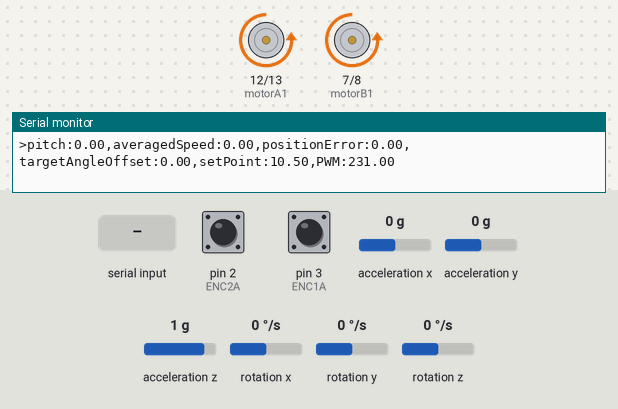
The program below on a simulated Arduino Uno, built with avr-gcc and run on an emulated ATmega328P. Shown: motor-driver pin pairs drawn as motors (green arrow = first pin HIGH = forward, orange = second pin HIGH = backward, longer = more drive, scaled by the enable pin), the last lines printed to the serial monitor. The inputs (shaded band) are chosen by the test bench; at power-on: acceleration y 0 g, acceleration z 1 g, pin 2 (ENC2A) HIGH, pin 3 (ENC1A) HIGH, acceleration x 0 g, rotation x 0 °/s, rotation y 0 °/s, rotation z 0 °/s.

Above: at 1.7 s.
1.8 s: acceleration y set to 0.8 g
At 3.0 s:
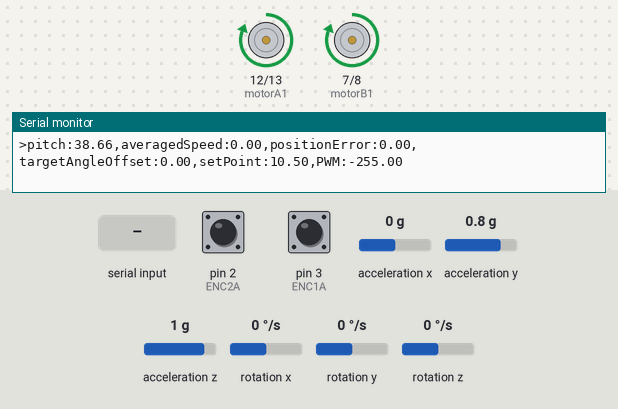
3.3 s: "a\n" received over the second serial link
At 4.0 s:
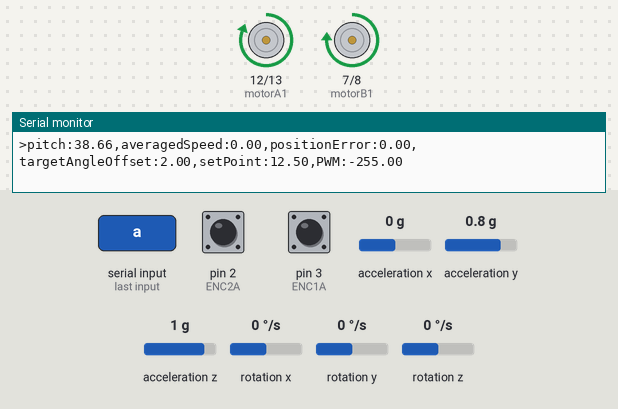
4.8 s: acceleration z set to 0.4 g
6.3 s: acceleration z set to 0.1 g
At 7.5 s:
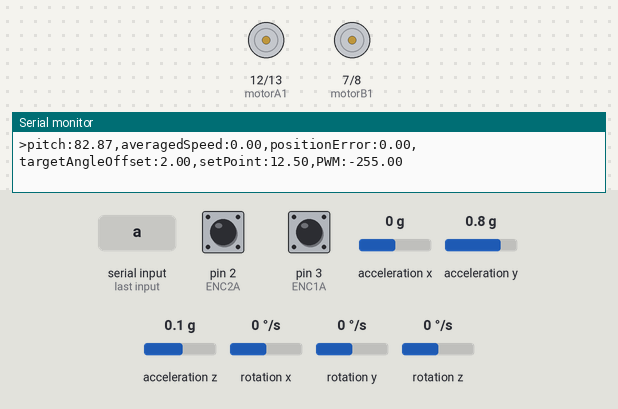
7.8 s: acceleration y set to 0 g
At 8.9 s:
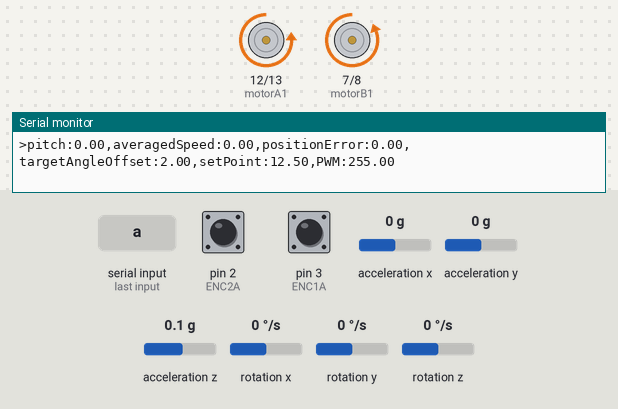
9.3 s: "x\n" received over the second serial link
At 10.4 s:
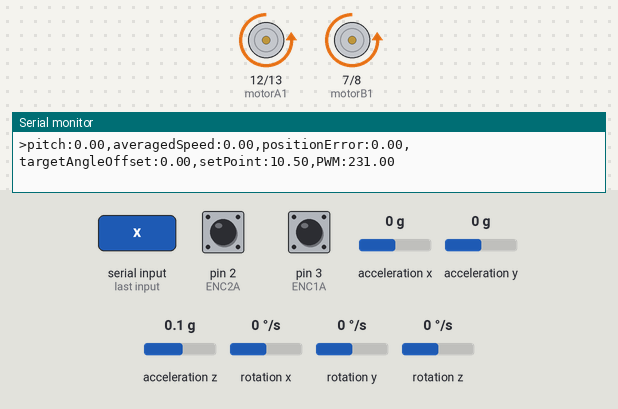
Timing chart, 0 to 11.8 s (numbered marks = the images above; inputs shaded):
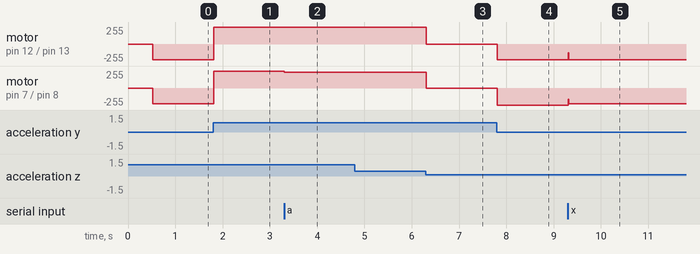

The program:

main.cpp
```cpp
#include <Arduino.h>
#include <SoftwareSerial.h>
#include "I2Cdev.h"
#include "MPU6050_6Axis_MotionApps20.h"
#include "Wire.h"

SoftwareSerial btSerial(A0, A1);

MPU6050 mpu;

#define ENC1A 3
#define ENC1B 4
#define ENC2A 2
#define ENC2B 5

volatile long enc1 = 0;
volatile long enc2 = 0;

#define motorA1 12
#define motorA2 13
#define motorB1 7
#define motorB2 8
#define motorAPWM 11
#define motorBPWM 10

unsigned long lastLoopCheck = 0;
const unsigned long loopInterval = 10; // 100 Гц (dt = 0.01с)

static long prevEnc1 = 0;
static long prevEnc2 = 0;

#define MinPWM 35

// --- Базовая вертикаль ---
const float initialSetPoint = 10.5f;

// Ограничение максимального угла наклона, который может потребовать регулятор скорости
const float MAX_TARGET_ANGLE = 5.0f;

struct PID
{
    float kp, ki, kd;
    float setpoint;
    float integral;
    float integralMin, integralMax;
    float lastError;
    float outMin, outMax;
    unsigned long lastTime;

    PID(float Kp = 0, float Ki = 0, float Kd = 0, float minOut = -255, float maxOut = 255)
        : kp(Kp), ki(Ki), kd(Kd), setpoint(0), integral(0), integralMin(-100), integralMax(100), lastError(0), outMin(minOut), outMax(maxOut), lastTime(0) {}

    void SetSetpoint(float value) { setpoint = value; }

    float compute(float input, unsigned long now)
    {
        float error = setpoint - input;
        if (lastTime == 0)
        {
            lastTime = now;
            lastError = error;
        }
        float dt = (now - lastTime) / 1000.0f;
        if (dt <= 0)
            dt = 0.010f;

        integral += error * dt;
        if (integral > integralMax)
            integral = integralMax;
        if (integral < integralMin)
            integral = integralMin;

        float derivative = (error - lastError) / dt;
        float output = (kp * error) + (ki * integral) + (kd * derivative);

        if (output > outMax)
            output = outMax;
        if (output < outMin)
            output = outMin;

        lastError = error;
        lastTime = now;
        return output;
    }
};

PID pidBalance(22.0f, 0.0f, 0.7f, -255, 255);

// ВНЕШНИЙ ПИД (PI_speed + Позиция): Медленный контур, управляющий скоростью и удержанием точки.
// Выдает целевой угол отклонения от вертикали. Тормозит накопление интеграла жесткими лимитами.
PID pidSpeed(0.5f, 0.0f, 0.0f, -MAX_TARGET_ANGLE, MAX_TARGET_ANGLE);

float btTargetSpeed = 0.0f;
float btSteeringBias = 0.0f;
const float BT_SPEED_STEP = 5.0f;
const float BT_STEERING_STEP = 15.0f;
const float BT_SPEED_MAX = 40.0f;
const float BT_STEERING_MAX = 100.0f;
const unsigned long BT_COMMAND_TIMEOUT = 500; // 1

long targetEncoderTicks = 0;
long startEncoderPos = 0;
char btCommandBuffer[10];
int btCommandIndex = 0;
bool btDistanceActive = false;

const long WASD_DISTANCE = 5;

int setSpeedA(int speed)
{
    int target_PWM = 0;
    if (speed > 0)
    {
        target_PWM = map(speed, 0, 255, MinPWM, 255);
        digitalWrite(motorA1, false);
        digitalWrite(motorA2, true);
    }
    else if (speed < 0)
    {
        target_PWM = map(speed, -255, 0, -255, -MinPWM);
        digitalWrite(motorA1, true);
        digitalWrite(motorA2, false);
    }
    else
    {
        target_PWM = 0;
    }
    analogWrite(motorAPWM, abs(target_PWM));
    return target_PWM;
}

int setSpeedB(int speed)
{
    int target_PWM = 0;
    if (speed > 0)
    {
        target_PWM = map(speed, 0, 255, MinPWM, 255);
        digitalWrite(motorB1, false);
        digitalWrite(motorB2, true);
    }
    else if (speed < 0)
    {
        target_PWM = map(speed, -255, 0, -255, -MinPWM);
        digitalWrite(motorB1, true);
        digitalWrite(motorB2, false);
    }
    else
    {

        target_PWM = 0;
    }
    analogWrite(motorBPWM, abs(target_PWM));
    return target_PWM;
}

void processBluetoothCommands()
{
    while (btSerial.available())
    {
        int incoming = btSerial.read();
        if (incoming < 0)
            continue;

        char cmd = (char)incoming;
        if (cmd >= 'A' && cmd <= 'Z')
            cmd += 'a' - 'A';

        if (cmd >= '0' && cmd <= '9')
        {
            if (btCommandIndex < 9)
            {
                btCommandBuffer[btCommandIndex++] = cmd;
            }
        }
        else if (cmd == '\r' || cmd == '\n')
        {
            if (btCommandIndex > 0)
            {
                btCommandBuffer[btCommandIndex] = '\0';
                targetEncoderTicks = atol(btCommandBuffer);
                startEncoderPos = (enc1 + enc2) / 2;
                btDistanceActive = true;
                btTargetSpeed = 0;
                btSteeringBias = 0;
                btSerial.print(F("Target: "));
                btSerial.println(targetEncoderTicks);
                btCommandIndex = 0;
            }
        }
        else if (cmd == 'c')
        {
            btCommandIndex = 0;
            memset(btCommandBuffer, 0, 10);
        }
        else
        {
            switch (cmd)
            {
            case 'w':
                if (!btDistanceActive)
                {
                    startEncoderPos = (enc1 + enc2) / 2;
                    targetEncoderTicks = WASD_DISTANCE;
                    btTargetSpeed = BT_SPEED_MAX * 0.1f;
                    btDistanceActive = true;
                }
                break;
            case 's':
                if (!btDistanceActive)
                {
                    startEncoderPos = (enc1 + enc2) / 2;
                    targetEncoderTicks = WASD_DISTANCE;
                    btTargetSpeed = -BT_SPEED_MAX * 0.1f;
                    btDistanceActive = true;
                }
                break;
            case 'a':
                if (!btDistanceActive)
                {
                    startEncoderPos = (enc1 + enc2) / 2;
                    targetEncoderTicks = WASD_DISTANCE;
                    btSteeringBias = -BT_STEERING_MAX;
                    btTargetSpeed = BT_SPEED_MAX * 0.1f;
                    btDistanceActive = true;
                }
                break;
            case 'd':
                if (!btDistanceActive)
                {
                    startEncoderPos = (enc1 + enc2) / 2;
                    targetEncoderTicks = WASD_DISTANCE;
                    btSteeringBias = BT_STEERING_MAX;
                    btTargetSpeed = BT_SPEED_MAX * 0.1f;
                    btDistanceActive = true;
                }
                break;
            case 'x':
                btTargetSpeed = 0;
                btSteeringBias = 0;
                btDistanceActive = false;
                targetEncoderTicks = 0;
                break;
            default:
                break;
            }
        }
    }
}

void flag1()
{
    if (digitalRead(ENC1A) == digitalRead(ENC1B))
        enc1++;
    else
        enc1--;
}
void flag2()
{
    if (digitalRead(ENC2A) == digitalRead(ENC2B))
        enc2--;
    else
        enc2++;
}

uint8_t fifoBuffer[45];

void setup()
{
    Serial.begin(115200);
    Wire.begin();
    Wire.setClock(400000UL);

    pinMode(motorAPWM, OUTPUT);
    pinMode(motorBPWM, OUTPUT);
    pinMode(motorA1, OUTPUT);
    pinMode(motorA2, OUTPUT);
    pinMode(motorB1, OUTPUT);
    pinMode(motorB2, OUTPUT);

    pinMode(ENC1A, INPUT_PULLUP);
    pinMode(ENC1B, INPUT_PULLUP);
    pinMode(ENC2A, INPUT_PULLUP);
    pinMode(ENC2B, INPUT_PULLUP);

    attachInterrupt(digitalPinToInterrupt(ENC1A), flag1, RISING);
    attachInterrupt(digitalPinToInterrupt(ENC2A), flag2, RISING);

    btSerial.begin(9600);
    btSerial.println(F("BT Ready"));

    mpu.initialize();
    uint8_t devStatus = mpu.dmpInitialize();
    if (devStatus == 0)
    {
        mpu.setDMPEnabled(true);

        pidSpeed.integralMin = -2.0f;
        pidSpeed.integralMax = 2.0f;
        pidSpeed.SetSetpoint(0);

        Serial.println(F("DMP Готов!"));
    }
    else
    {
        Serial.print(F("Ошибка DMP: "));
        Serial.println(devStatus);
    }
}

float pitch;
float actualAveragedSpeed = 0.0f;
float positionError = 0.0f;

void loop()
{
    if (mpu.dmpGetCurrentFIFOPacket(fifoBuffer))
    {
        Quaternion q;
        VectorFloat gravity;
        float ypr[3];
        mpu.dmpGetQuaternion(&q, fifoBuffer);
        mpu.dmpGetGravity(&gravity, &q);
        mpu.dmpGetYawPitchRoll(ypr, &q, &gravity);
        pitch = ypr[2] * RAD_TO_DEG;
    }

    unsigned long now = millis();

    processBluetoothCommands();

    if (now - lastLoopCheck >= loopInterval)
    {
        noInterrupts();
        long enc1Copy = enc1;
        long enc2Copy = enc2;
        interrupts();

        long currentEncoderAvg = (enc1Copy + enc2Copy) / 2;
        long distanceTraveled = abs(currentEncoderAvg - startEncoderPos);

        // Проверка достижения целевого расстояния
        if (btDistanceActive && targetEncoderTicks > 0)
        {
            if (distanceTraveled >= targetEncoderTicks)
            {
                btTargetSpeed = 0;
                btSteeringBias = 0;
                btDistanceActive = false;
                btSerial.println(F("Done"));
            }
        }

        long currentSpeed = (enc1Copy + enc2Copy) - (prevEnc1 + prevEnc2);

        actualAveragedSpeed = (actualAveragedSpeed * 0.92f) + ((float)currentSpeed * 0.08f);

        positionError += actualAveragedSpeed;
        positionError = constrain(positionError, -100.0f, 100.0f);

        pidSpeed.SetSetpoint(btTargetSpeed);
        float speedInput = actualAveragedSpeed + (positionError * 0.005f);
        float targetAngleOffset = pidSpeed.compute(speedInput, now);

        float finalSetpoint = initialSetPoint + targetAngleOffset;
        pidBalance.SetSetpoint(finalSetpoint);

        float totalPWM = pidBalance.compute(pitch, now);

        if (abs(pitch) >= 70)
        {
            setSpeedA(0);
            setSpeedB(0);
            noInterrupts();
            enc1 = 0;
            enc2 = 0;
            interrupts();
            pidBalance.integral = 0;
            pidSpeed.integral = 0;
            positionError = 0.0f;
            actualAveragedSpeed = 0.0f;
        }
        else
        {
            int leftPWM = constrain((int)(totalPWM + btSteeringBias), -255, 255);
            int rightPWM = constrain((int)(totalPWM - btSteeringBias), -255, 255);
            setSpeedA(leftPWM);
            setSpeedB(rightPWM);
        }

        Serial.print(">pitch:");
        Serial.print(pitch);
        Serial.print(",averagedSpeed:");
        Serial.print(actualAveragedSpeed);
        Serial.print(",positionError:");
        Serial.print(positionError);
        Serial.print(",targetAngleOffset:");
        Serial.print(targetAngleOffset);
        Serial.print(",setPoint:");
        Serial.print(pidBalance.setpoint);
        Serial.print(",PWM:");
        Serial.println(totalPWM);

        prevEnc1 = enc1Copy;
        prevEnc2 = enc2Copy;
        lastLoopCheck = now;
    }
}
```

Measured:
- the behaviour switches between 0.3 and 0.2 g on acceleration z (found by bisection; images 2 and 3)
- after the input at 1.8 s, motor on pin 12 (motorA1) / pin 13 (motorA2), motor on pin 7 (motorB1) / pin 8 (motorB2): backward 234/255 → forward 255/255 at once
- after the input at 3.3 s, motor on pin 7 (motorB1) / pin 8 (motorB2): forward 255/255 → forward 234/255 at once
- after the input at 6.3 s, motor on pin 12 (motorA1) / pin 13 (motorA2): forward 255/255 → stopped at once; motor on pin 7 (motorB1) / pin 8 (motorB2): forward 234/255 → stopped at once
- after the input at 7.8 s, motor on pin 12 (motorA1) / pin 13 (motorA2): stopped → backward 234/255 at once; motor on pin 7 (motorB1) / pin 8 (motorB2): stopped → backward 255/255 at once
- after the input at 9.3 s, motor on pin 12 (motorA1) / pin 13 (motorA2): backward 234/255 → backward 133/255 at once, → backward 234/255 0.01 s later; motor on pin 7 (motorB1) / pin 8 (motorB2): backward 255/255 → backward 234/255 at once
